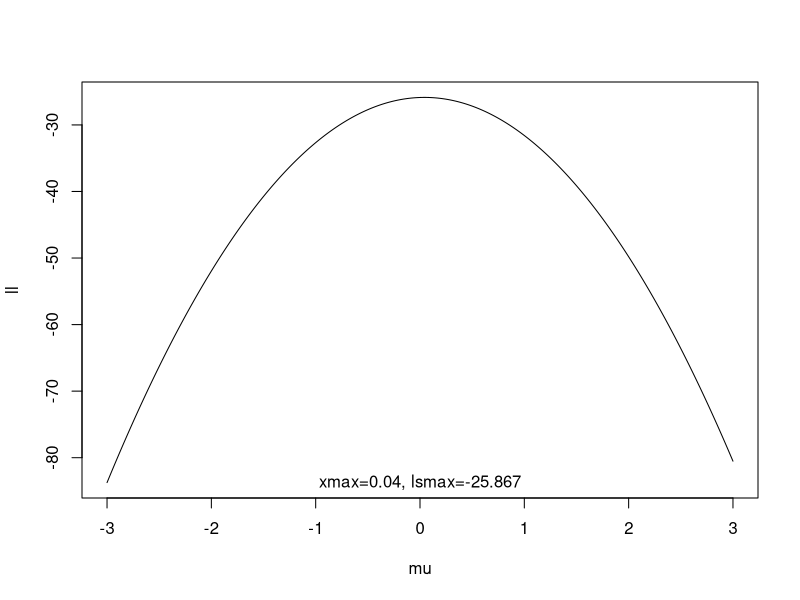
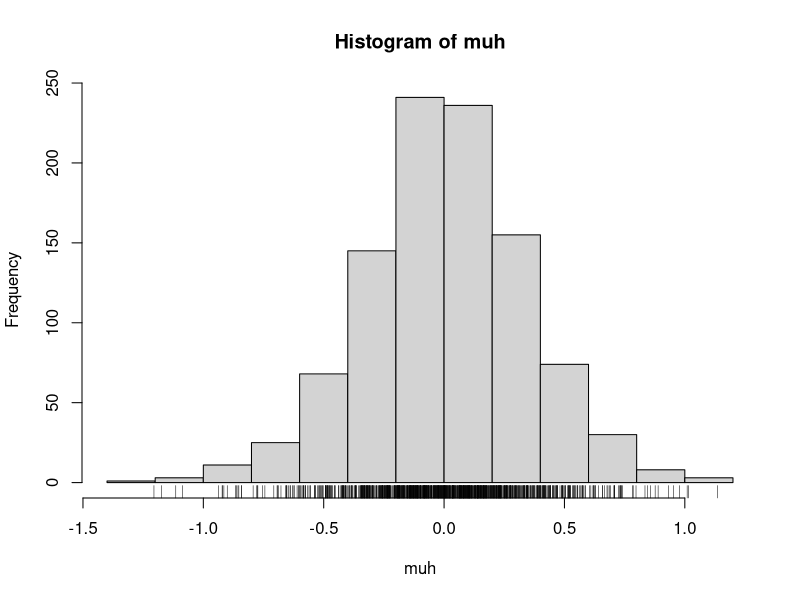
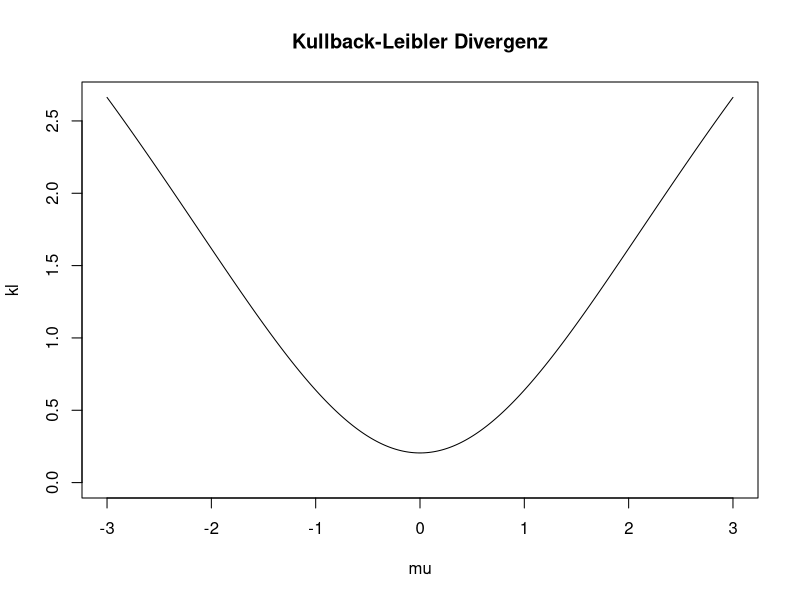
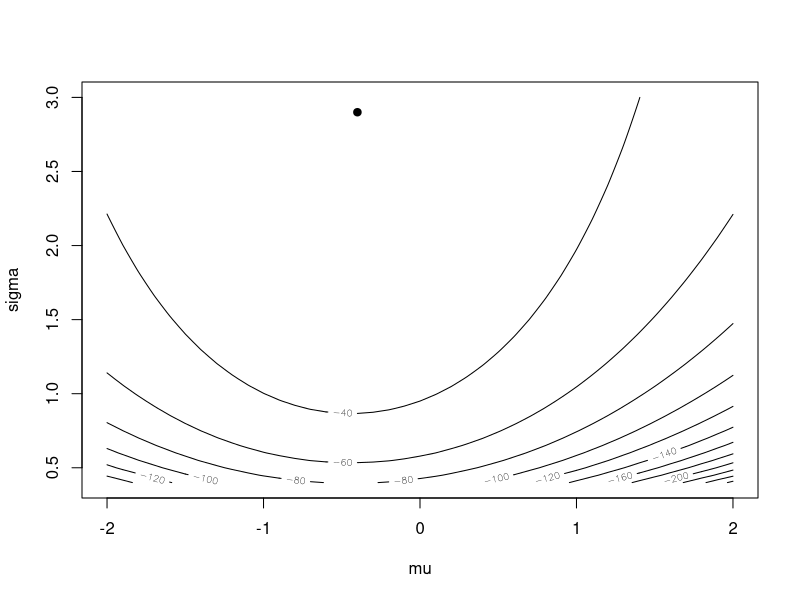
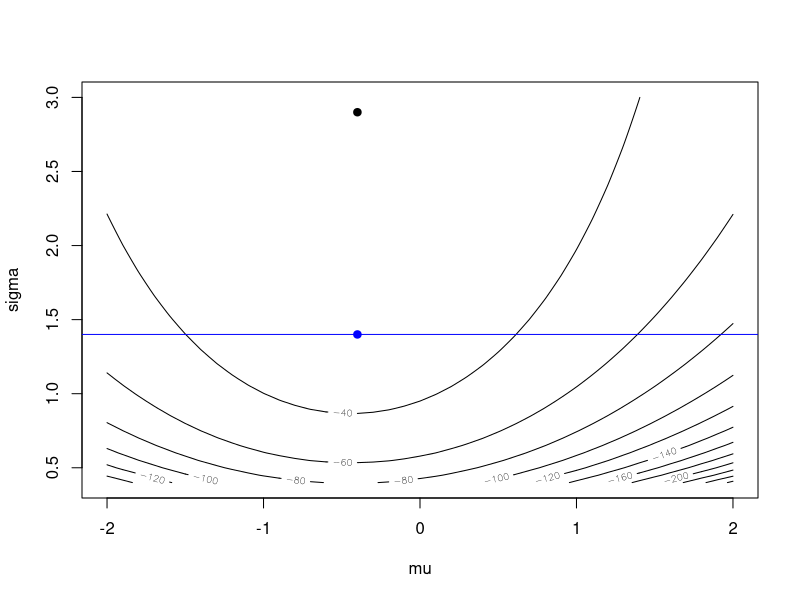

The R source for these figures, in order:
## -----------------------------------------------------------------------------------------------------------------------
## a
# X~t_3 : E(X)=0, Var(X)=3/(3-2)=3
sample <- rt(25,3)
sample
## b
llikmu <- function(mu, x) {
  n <- length(x)
  -1/4*sum((x-mu)^2)
}
#
mu <- seq(-3, +3, by=0.01)
ll <- rep(NA, length(mu))
for (i in 1:length(mu)) ll[i] <- llikmu(mu[i], sample)
pos <- which.max(ll)
plot(mu, ll, type="l")
text(0, min(ll), sprintf("xmax=%.2f, lsmax=%.3f", mu[pos], ll[pos]))
## c
B   <- 1000
muh <- rep(NA, B)
for (i in 1:B) {
  sample <- rt(25, 3)
  muh[i] <- optimise(llikmu, c(-3,3), x=sample, maximum = TRUE)$maximum
}
hist(muh)
rug(muh)
## d
kldiv <- function(mu) {
  fun <- function(x, mu) {
    dnorm(x, mean=mu, sd=1/sqrt(2))*log(dnorm(x, mean=mu, sd=1/sqrt(2))/dt(x,3))
  }
  integrate(fun, -5, 5, mu=mu)$value
}
#
mu <- seq(-3, 3, by=0.01)
kl <- rep(NA, length(mu))
for (i in 1:length(mu)) kl[i] <- kldiv(mu[i])
plot (mu, kl, type="l", main="Kullback-Leibler Divergenz", ylim=c(0,max(kl)))
## e
llikmu <- function(musig, x) {
  n <- length(x)
  -n/2*log(musig[2])-1/(2*musig[2])*sum((x-musig[1])^2)
}
#
mu    <- seq(-2,2,by=0.1)
sigma <- seq(0.4, 3, by=0.05)
musig <- expand.grid(mu=mu, sigma=sigma)
head(musig)
sample <- rt(25,3)
z <- rep(NA, nrow(musig))
for (i in 1:nrow(musig)) {
  z[i] <- llikmu(as.numeric(musig[i,]), sample)
}
z <- matrix(z, nrow=length(mu))
contour(mu, sigma, z, xlab="mu", ylab="sigma")
pos <- which(z==max(z), arr.ind = TRUE)
points(mu[pos[1]], sigma[pos[2]], pch=19)
## f
contour(mu, sigma, z, xlab="mu", ylab="sigma")
pos  <- which(z==max(z), arr.ind = TRUE)
points(mu[pos[1]], sigma[pos[2]], pch=19)
z[pos[1],pos[2]]
pos  <- which.min((sqrt(2)-sigma)^2)
abline(h=sigma[pos], col="blue")
mpos <- which.max(z[,pos])
z[mpos,pos]
points(mu[mpos], sigma[pos], pch=19, col="blue")

